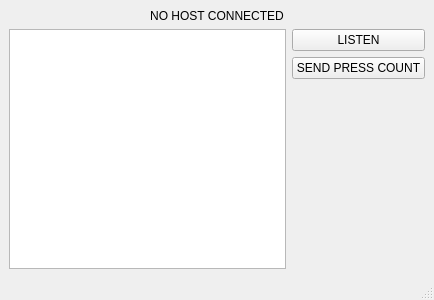
<?xml version="1.0" encoding="UTF-8"?>
<ui version="4.0">
 <class>SslApp</class>
 <widget class="QMainWindow" name="SslApp">
  <property name="geometry">
   <rect>
    <x>0</x>
    <y>0</y>
    <width>434</width>
    <height>300</height>
   </rect>
  </property>
  <property name="windowTitle">
   <string>MainWindow</string>
  </property>
  <widget class="QWidget" name="centralwidget">
   <layout class="QHBoxLayout" name="horizontalLayout_2">
    <item>
     <layout class="QVBoxLayout" name="verticalLayout_3">
      <item>
       <widget class="QLabel" name="hostsConnectedLabel">
        <property name="text">
         <string>NO HOST CONNECTED</string>
        </property>
        <property name="alignment">
         <set>Qt::AlignCenter</set>
        </property>
       </widget>
      </item>
      <item>
       <layout class="QVBoxLayout" name="verticalLayout_2">
        <item>
         <layout class="QHBoxLayout" name="horizontalLayout">
          <item>
           <widget class="QPlainTextEdit" name="logTextEdit">
            <property name="readOnly">
             <bool>true</bool>
            </property>
           </widget>
          </item>
          <item>
           <layout class="QVBoxLayout" name="verticalLayout">
            <item>
             <widget class="QPushButton" name="listenButton">
              <property name="text">
               <string>LISTEN</string>
              </property>
             </widget>
            </item>
            <item>
             <widget class="QPushButton" name="sendPressCountButton">
              <property name="text">
               <string>SEND PRESS COUNT</string>
              </property>
             </widget>
            </item>
            <item>
             <spacer name="verticalSpacer">
              <property name="orientation">
               <enum>Qt::Vertical</enum>
              </property>
              <property name="sizeHint" stdset="0">
               <size>
                <width>20</width>
                <height>40</height>
               </size>
              </property>
             </spacer>
            </item>
           </layout>
          </item>
         </layout>
        </item>
       </layout>
      </item>
     </layout>
    </item>
   </layout>
  </widget>
  <widget class="QMenuBar" name="menubar">
   <property name="geometry">
    <rect>
     <x>0</x>
     <y>0</y>
     <width>434</width>
     <height>27</height>
    </rect>
   </property>
  </widget>
  <widget class="QStatusBar" name="statusbar"/>
 </widget>
 <resources/>
 <connections/>
</ui>
